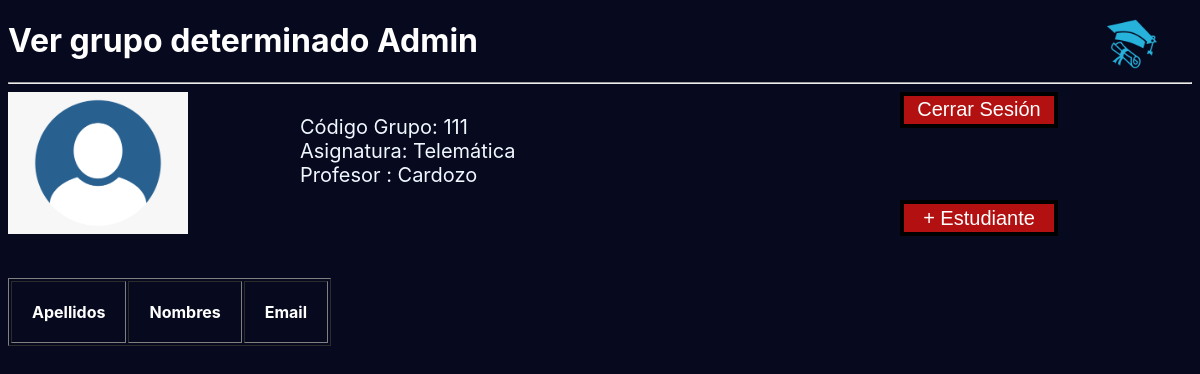
Screenshot of /index/admin/verGrupoindividualAdmin/2/ (signed in) with the database file from the repository.
### app/models.py (models this page shows)
class Grupos(models.Model):
    codigo=models.CharField(max_length=50, null=False)
    asignatura=models.CharField(max_length=50, null=False)
    semestre=models.CharField(max_length=50, null=False)
    profesor =models.ForeignKey(Profesores, related_name='grupo', null=True, on_delete=models.PROTECT)
    class Meta:
        app_label='app'

class Profesores (models.Model):
    usuario = models.OneToOneField(
        User,
        on_delete= models.CASCADE,
        primary_key=True,
    )
    catedra=models.BooleanField(default=False)
    def __str__(self):
         return self.usuario.last_name
    class Meta:
        app_label='app'

### app/views.py (the view)
# urls.py: path('index/admin/verGrupoindividualAdmin/<int:id>/', views.verGrupoindividualAdmin, name='verGrupoindividualAdmin'), #REVISAR
@login_required
def verGrupoindividualAdmin(request,id):
    grupoenviado=Grupos.objects.get(id=id)
    contexto ={
        'grupoenviado':grupoenviado
    }
    return render(request, 'app/verGrupoindividualAdmin.html',contexto)

### app/templates/app/verGrupoindividualAdmin.html (shortened to what this page needs)
{% extends "app/base.html" %} {% load static %} {%block css%}
<link rel="stylesheet" href="{% static 'app/css/estilo.css' %}"> {%endblock%} {%block titulo%} Ver grupo individual Admin {%endblock%} {%block body%}
<h1>Ver grupo determinado Admin</h1>
<hr>
<p class="InformacionUsuario">
    <br> Código Grupo: {{grupoenviado.codigo}}
    <br> Asignatura: {{grupoenviado.asignatura}}
    <br> Profesor : {{grupoenviado.profesor}}
</p>
<a href="{% url 'app:cerrarsesion' %}">
    <input class="cerrarsesion" type="submit" value="Cerrar Sesión">
</a>
<img src="{% static 'app/img/profilephoto.png' %}" alt="profilephoto" width="180">
<br>
<br>
<br>
<a href="{% url 'app:agregarEstudianteAGrupo' grupoenviado.id %}">
    <input class="cerrarsesion2" type="submit" value="+ Estudiante">
</a>
<table border="1" style="color: white;">
    <tr>
        <th>Apellidos</th>
        <th>Nombres</th>
        <th>Email</th>
    </tr>
</table>
<br>
{%endblock%}

### app/static/app/css/estilo.css (style rules this page uses)
html { background-color: #07091f; font-family: -apple-system, BlinkMacSystemFont, 'Segoe UI', Roboto, Oxygen, Ubuntu, Cantarell, 'Open Sans', 'Helvetica Neue', sans-serif; }
.InformacionUsuario { position: absolute; color: aliceblue; font-size: 20px; left: 300px; top: 71px; width: 296px; }
.cerrarsesion { background-color: #b31111; border: 4px solid #000000; color: rgb(255, 255, 255); text-align: center; text-decoration: double; font-size: larger; display: inline; font-size: 20px; left: 900px; cursor: pointer; }
.cerrarsesion2 { background-color: #b31111; border: 4px solid #000000; color: rgb(255, 255, 255); text-align: center; text-decoration: double; font-size: larger; display: inline; font-size: 20px; top: 200px; left: 900px; cursor: pointer; }
h1 { left: 100px; color: white; font-family: -apple-system, BlinkMacSystemFont, 'Segoe UI', Roboto, Oxygen, Ubuntu, Cantarell, 'Open Sans', 'Helvetica Neue', sans-serif; }
input { position: absolute; width: 158px; height: 36px; }
td, th { padding: 20px; }

### rows the page displays
Grupos: codigo "111", asignatura "Telemática", profesor "Cardozo"
